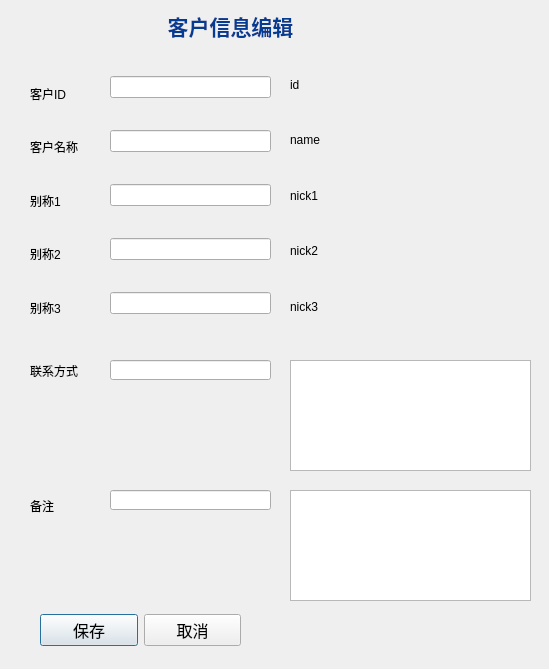
<?xml version="1.0" encoding="UTF-8"?>
<ui version="4.0">
 <class>Dialog</class>
 <widget class="QDialog" name="Dialog">
  <property name="geometry">
   <rect>
    <x>0</x>
    <y>0</y>
    <width>549</width>
    <height>669</height>
   </rect>
  </property>
  <property name="windowTitle">
   <string>Dialog</string>
  </property>
  <widget class="QTextBrowser" name="textBrowser_remark">
   <property name="geometry">
    <rect>
     <x>290</x>
     <y>490</y>
     <width>241</width>
     <height>111</height>
    </rect>
   </property>
   <property name="frameShadow">
    <enum>QFrame::Plain</enum>
   </property>
   <property name="lineWidth">
    <number>0</number>
   </property>
  </widget>
  <widget class="QLineEdit" name="lineEdit_contact">
   <property name="geometry">
    <rect>
     <x>110</x>
     <y>360</y>
     <width>161</width>
     <height>20</height>
    </rect>
   </property>
  </widget>
  <widget class="QWidget" name="horizontalLayoutWidget">
   <property name="geometry">
    <rect>
     <x>40</x>
     <y>600</y>
     <width>201</width>
     <height>61</height>
    </rect>
   </property>
   <layout class="QHBoxLayout" name="horizontalLayout">
    <item>
     <widget class="QPushButton" name="pushButton_save">
      <property name="font">
       <font>
        <family>宋体</family>
        <pointsize>12</pointsize>
        <weight>50</weight>
        <bold>false</bold>
       </font>
      </property>
      <property name="text">
       <string>保存</string>
      </property>
     </widget>
    </item>
    <item>
     <widget class="QPushButton" name="pushButton_cancel">
      <property name="font">
       <font>
        <family>宋体</family>
        <pointsize>12</pointsize>
        <weight>50</weight>
        <bold>false</bold>
       </font>
      </property>
      <property name="text">
       <string>取消</string>
      </property>
     </widget>
    </item>
   </layout>
  </widget>
  <widget class="QLineEdit" name="lineEdit_remark">
   <property name="geometry">
    <rect>
     <x>110</x>
     <y>490</y>
     <width>161</width>
     <height>20</height>
    </rect>
   </property>
  </widget>
  <widget class="QLabel" name="label_7">
   <property name="geometry">
    <rect>
     <x>30</x>
     <y>480</y>
     <width>59</width>
     <height>52</height>
    </rect>
   </property>
   <property name="text">
    <string>备注</string>
   </property>
  </widget>
  <widget class="QWidget" name="verticalLayoutWidget">
   <property name="geometry">
    <rect>
     <x>30</x>
     <y>70</y>
     <width>61</width>
     <height>261</height>
    </rect>
   </property>
   <layout class="QVBoxLayout" name="verticalLayout">
    <item>
     <widget class="QLabel" name="label">
      <property name="text">
       <string>客户ID</string>
      </property>
     </widget>
    </item>
    <item>
     <widget class="QLabel" name="label_2">
      <property name="text">
       <string>客户名称</string>
      </property>
     </widget>
    </item>
    <item>
     <widget class="QLabel" name="label_3">
      <property name="text">
       <string>别称1</string>
      </property>
     </widget>
    </item>
    <item>
     <widget class="QLabel" name="label_4">
      <property name="text">
       <string>别称2</string>
      </property>
     </widget>
    </item>
    <item>
     <widget class="QLabel" name="label_5">
      <property name="text">
       <string>别称3</string>
      </property>
     </widget>
    </item>
   </layout>
  </widget>
  <widget class="QWidget" name="verticalLayoutWidget_3">
   <property name="geometry">
    <rect>
     <x>290</x>
     <y>60</y>
     <width>181</width>
     <height>271</height>
    </rect>
   </property>
   <layout class="QVBoxLayout" name="verticalLayout_3">
    <item>
     <widget class="QLabel" name="label_id">
      <property name="text">
       <string>id</string>
      </property>
     </widget>
    </item>
    <item>
     <widget class="QLabel" name="label_name">
      <property name="text">
       <string>name</string>
      </property>
     </widget>
    </item>
    <item>
     <widget class="QLabel" name="label_nick1">
      <property name="text">
       <string>nick1</string>
      </property>
     </widget>
    </item>
    <item>
     <widget class="QLabel" name="label_nick2">
      <property name="text">
       <string>nick2</string>
      </property>
     </widget>
    </item>
    <item>
     <widget class="QLabel" name="label_nick3">
      <property name="text">
       <string>nick3</string>
      </property>
     </widget>
    </item>
   </layout>
  </widget>
  <widget class="QWidget" name="verticalLayoutWidget_2">
   <property name="geometry">
    <rect>
     <x>110</x>
     <y>50</y>
     <width>161</width>
     <height>291</height>
    </rect>
   </property>
   <layout class="QVBoxLayout" name="verticalLayout_2">
    <item>
     <widget class="QLineEdit" name="lineEdit_id">
      <property name="text">
       <string/>
      </property>
     </widget>
    </item>
    <item>
     <widget class="QLineEdit" name="lineEdit_name"/>
    </item>
    <item>
     <widget class="QLineEdit" name="lineEdit_nick1"/>
    </item>
    <item>
     <widget class="QLineEdit" name="lineEdit_nick2"/>
    </item>
    <item>
     <widget class="QLineEdit" name="lineEdit_nick3"/>
    </item>
   </layout>
  </widget>
  <widget class="QTextBrowser" name="textBrowser_contact">
   <property name="geometry">
    <rect>
     <x>290</x>
     <y>360</y>
     <width>241</width>
     <height>111</height>
    </rect>
   </property>
   <property name="frameShadow">
    <enum>QFrame::Plain</enum>
   </property>
   <property name="lineWidth">
    <number>0</number>
   </property>
  </widget>
  <widget class="QLabel" name="label_13">
   <property name="geometry">
    <rect>
     <x>150</x>
     <y>10</y>
     <width>161</width>
     <height>31</height>
    </rect>
   </property>
   <property name="text">
    <string>&lt;html&gt;&lt;head/&gt;&lt;body&gt;&lt;p align=&quot;center&quot;&gt;&lt;span style=&quot; font-size:16pt; font-weight:600; color:#053c93;&quot;&gt;客户信息编辑&lt;/span&gt;&lt;/p&gt;&lt;/body&gt;&lt;/html&gt;</string>
   </property>
  </widget>
  <widget class="QLabel" name="label_6">
   <property name="geometry">
    <rect>
     <x>30</x>
     <y>340</y>
     <width>59</width>
     <height>61</height>
    </rect>
   </property>
   <property name="text">
    <string>联系方式</string>
   </property>
  </widget>
 </widget>
 <resources/>
 <connections>
  <connection>
   <sender>pushButton_save</sender>
   <signal>clicked()</signal>
   <receiver>Dialog</receiver>
   <slot>accept()</slot>
   <hints>
    <hint type="sourcelabel">
     <x>75</x>
     <y>623</y>
    </hint>
    <hint type="destinationlabel">
     <x>23</x>
     <y>608</y>
    </hint>
   </hints>
  </connection>
  <connection>
   <sender>pushButton_cancel</sender>
   <signal>clicked()</signal>
   <receiver>Dialog</receiver>
   <slot>reject()</slot>
   <hints>
    <hint type="sourcelabel">
     <x>211</x>
     <y>620</y>
    </hint>
    <hint type="destinationlabel">
     <x>266</x>
     <y>594</y>
    </hint>
   </hints>
  </connection>
 </connections>
</ui>
